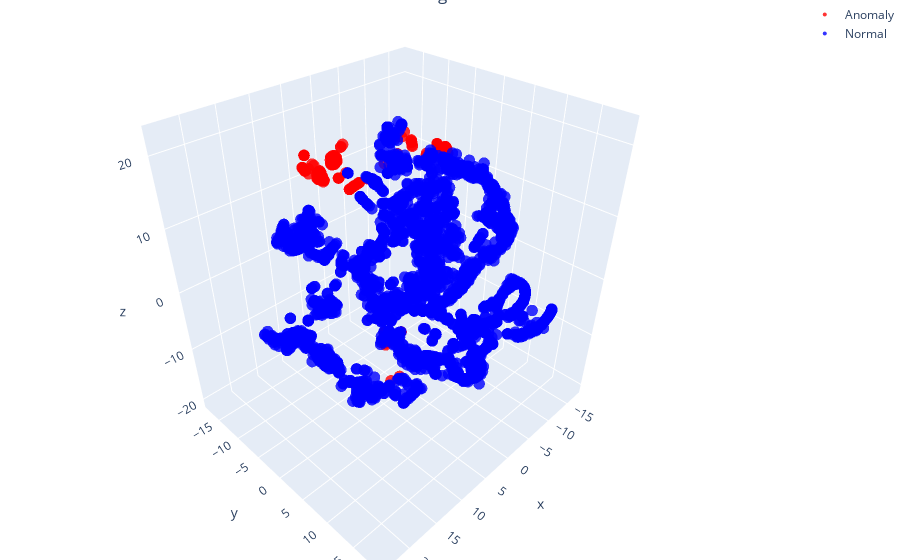

Notebook code cell kept with this figure:
### Code cell
anomaly_data = X_test_rfe_3d[y_pred_test_ifo_best == 'anomaly']
normal_data = X_test_rfe_3d[y_pred_test_ifo_best == 'normal']

fig = go.Figure(data=[
    go.Scatter3d(
        x=anomaly_data[:, 0], y=anomaly_data[:, 1], z=anomaly_data[:, 2],
        mode='markers',
        marker=dict(size=4, color='red', opacity=0.8),
        name='Anomaly'
    ),
    go.Scatter3d(
        x=normal_data[:, 0], y=normal_data[:, 1], z=normal_data[:, 2],
        mode='markers',
        marker=dict(size=4, color='blue', opacity=0.8),
        name='Normal'
    )
])

fig.update_layout(
    margin=dict(l=0, r=0, b=0, t=0),
    title="3D Scatter Plot of Anomalies and Normal Data using t-SNE"
)

fig.show()

### Figure 1 — Plotly figure (JSON) as saved in the notebook; plotly's stock layout.template omitted (floating-point values rounded to 4 significant figures; data arrays with more than 128 entries replaced by an {"elided": "..."} marker saying what was removed)
{"data": [{"marker": {"color": "red", "opacity": 0.8, "size": 4}, "mode": "markers", "name": "Anomaly", "type": "scatter3d", "x": {"elided": "160 float values"}, "y": {"elided": "160 float values"}, "z": {"elided": "160 float values"}}, {"marker": {"color": "blue", "opacity": 0.8, "size": 4}, "mode": "markers", "name": "Normal", "type": "scatter3d", "x": {"elided": "3034 float values"}, "y": {"elided": "3034 float values"}, "z": {"elided": "3034 float values"}}], "layout": {"margin": {"b": 0, "l": 0, "r": 0, "t": 0}, "title": {"text": "3D Scatter Plot of Anomalies and Normal Data using t-SNE"}}}
